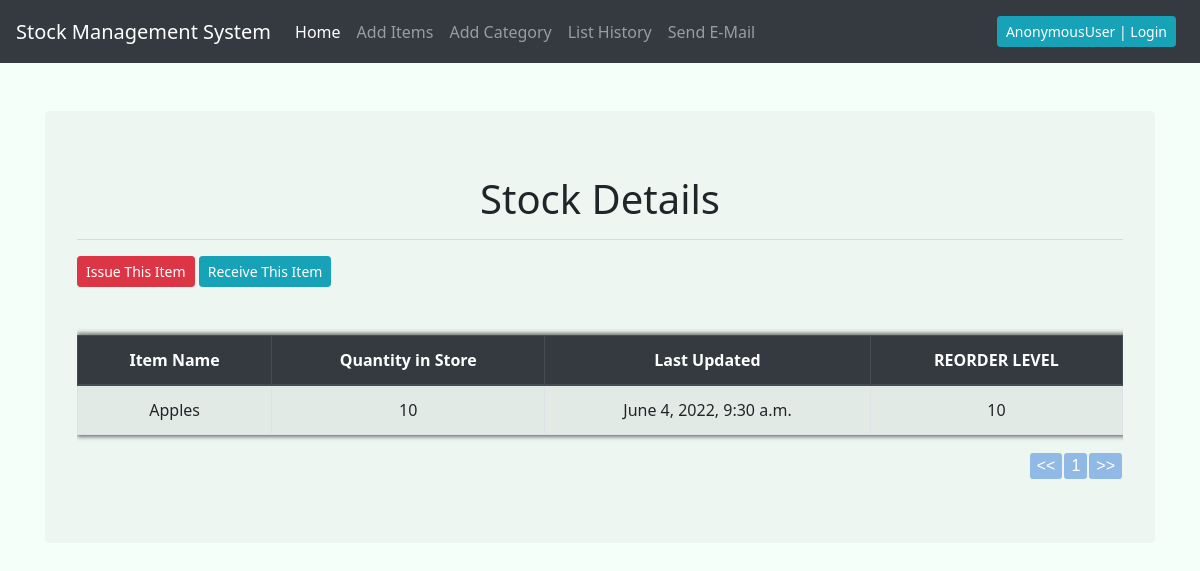
The app's page /stock_detail/19 with its own data.
### stock_app/models.py (models this page shows, shortened)
class Stock(models.Model):
    category = models.ForeignKey(Categorie, on_delete=models.CASCADE , blank=True)
    item_name = models.CharField(max_length=50 , null=True, blank=True)
    receive_by = models.CharField(max_length=50, blank = True, null = True)
    quantity = models.IntegerField(default = 0, blank = True, null = True)
    issue_by = models.CharField(max_length=50, blank = True, null = True)
    issue_to = models.CharField(max_length=50, blank = True, null = True)
    created_by = models.CharField(max_length=50, blank = True, null = True)
    receive_quantity = models.CharField(max_length=50, blank = True, null = True)
    phone_number = models.IntegerField(default = 0, blank = True, null = True)
    issue_quantity = models.IntegerField(default = 0, blank = True, null = True)
    reorder_level = models.IntegerField(default = 0, blank = True, null = True)
    last_update = models.DateTimeField( auto_now_add= False, auto_now = True )
    timestampp = models.DateTimeField( auto_now_add= True, auto_now = False )
    date = models.DateTimeField( auto_now_add= False, auto_now = False ,default = datetime.datetime.now())

### stock_app/views.py (the view)
# urls.py: path('stock_detail/<int:id_pk>',views.stock_detail, name = "Stock_detail"),
def stock_detail(request,id_pk):
    query = Stock.objects.get(id=id_pk)
    context = {
    'query':query
    }
    return render(request,"stock_app/main/stock_detail.html",context)

### stock_app/templates/stock_app/main/stock_detail.html (shortened to what this page needs)
{% extends "stock_app/navbar.html" %}
{% load static %}
{% load crispy_forms_tags %}
{% block content %}
<div class="row">
    <div class="container">
        <div class="jumbotron mt-5">
            <h1 class="text-center ">Stock Details</h1>
            <hr />
            {% if query %}
            <a href="{% url 'Issue_items' query.id %}">
                <input class="btn btn-sm btn-danger" type="submit" value="Issue This Item" />
            </a>
            <a href="{% url 'Receive_items' query.id %}">
                <input class="btn btn-sm btn-info" type="submit" value="Receive This Item" />
            </a>
            <div class="table-responsive">
                <table class="table mt-5   custom_table table-bordered table-striped table-hover">
                    <thead class="thead-dark">
                        <tr>
                            <th class="text-center">Item Name</th>
                            <th class="text-center">Quantity in Store</th>
                            <th class="text-center">Last Updated</th>
                            <th class="text-center">REORDER LEVEL</th>
                        </tr>
                    </thead>
                    <tbody>
                        <tr>
                            <td class="text-center">
                                {{query.item_name}}
                            </td>
                            <td class="text-center">
                                {{query.quantity}}
                            </td>
                            <td class="text-center">
                                {{query.last_update}}
                            </td>
                            <td class="text-center">
                                {{query.reorder_level}}
                            </td>
                        </tr>
                    </tbody>
                </table>
            </div>
            {% endif %}
        </div>
    </div>
</div>
{% endblock content %}

### stock_app/static/css/index.css (style rules this page uses)
* { margin: 0; padding: 0; }
body { font-family: 'system-ui', 'Roboto'; overflow-x: hidden !important; background: mintcream; }
.custom_table { box-shadow: 2px 0px 4px 2px rgba(0, 0, 0, 0.52); -webkit-box-shadow: 2px 0px 4px 2px rgba(0, 0, 0, 0.52); -moz-box-shadow: 2px 0px 4px 2px rgba(0, 0, 0, 0.52); }
.table td, .table th { vertical-align: middle !important; }
.jumbotron { background: #c1c1c126; }
a { text-decoration: none !important; }

### records on screen
Stock: item_name "Apples", quantity "10", last_update "June 4, 2022, 9:30 a.m.", reorder_level "10"
